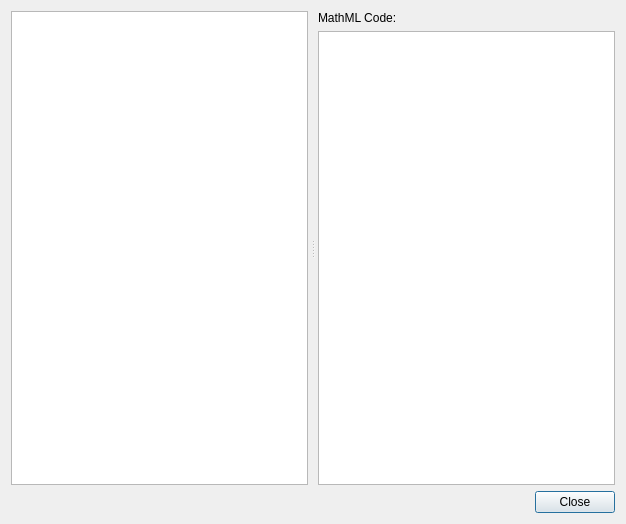
<?xml version="1.0" encoding="UTF-8"?>
<ui version="4.0">
 <class>MathMLCodesDialog</class>
 <widget class="QDialog" name="MathMLCodesDialog">
  <property name="geometry">
   <rect>
    <x>0</x>
    <y>0</y>
    <width>626</width>
    <height>524</height>
   </rect>
  </property>
  <property name="windowTitle">
   <string>MathML Codes</string>
  </property>
  <property name="windowIcon">
   <iconset resource="resource.qrc">
    <normaloff>:/icons/icons/CAR_Logo.ico</normaloff>:/icons/icons/CAR_Logo.ico</iconset>
  </property>
  <layout class="QVBoxLayout" name="verticalLayout_2" stretch="1,0">
   <item>
    <widget class="QSplitter" name="splitter">
     <property name="orientation">
      <enum>Qt::Horizontal</enum>
     </property>
     <property name="handleWidth">
      <number>10</number>
     </property>
     <widget class="QListWidget" name="mathmlCodesList"/>
     <widget class="QWidget" name="layoutWidget">
      <layout class="QVBoxLayout" name="verticalLayout">
       <item>
        <widget class="QLabel" name="label">
         <property name="text">
          <string>MathML Code:</string>
         </property>
        </widget>
       </item>
       <item>
        <widget class="QTextEdit" name="mathmlOutput">
         <property name="readOnly">
          <bool>true</bool>
         </property>
        </widget>
       </item>
      </layout>
     </widget>
    </widget>
   </item>
   <item>
    <layout class="QHBoxLayout" name="horizontalLayout">
     <item>
      <spacer name="horizontalSpacer">
       <property name="orientation">
        <enum>Qt::Horizontal</enum>
       </property>
       <property name="sizeHint" stdset="0">
        <size>
         <width>40</width>
         <height>20</height>
        </size>
       </property>
      </spacer>
     </item>
     <item>
      <widget class="QPushButton" name="closeButton">
       <property name="text">
        <string>Close</string>
       </property>
      </widget>
     </item>
    </layout>
   </item>
  </layout>
 </widget>
 <resources>
  <include location="resource.qrc"/>
 </resources>
 <connections/>
</ui>
